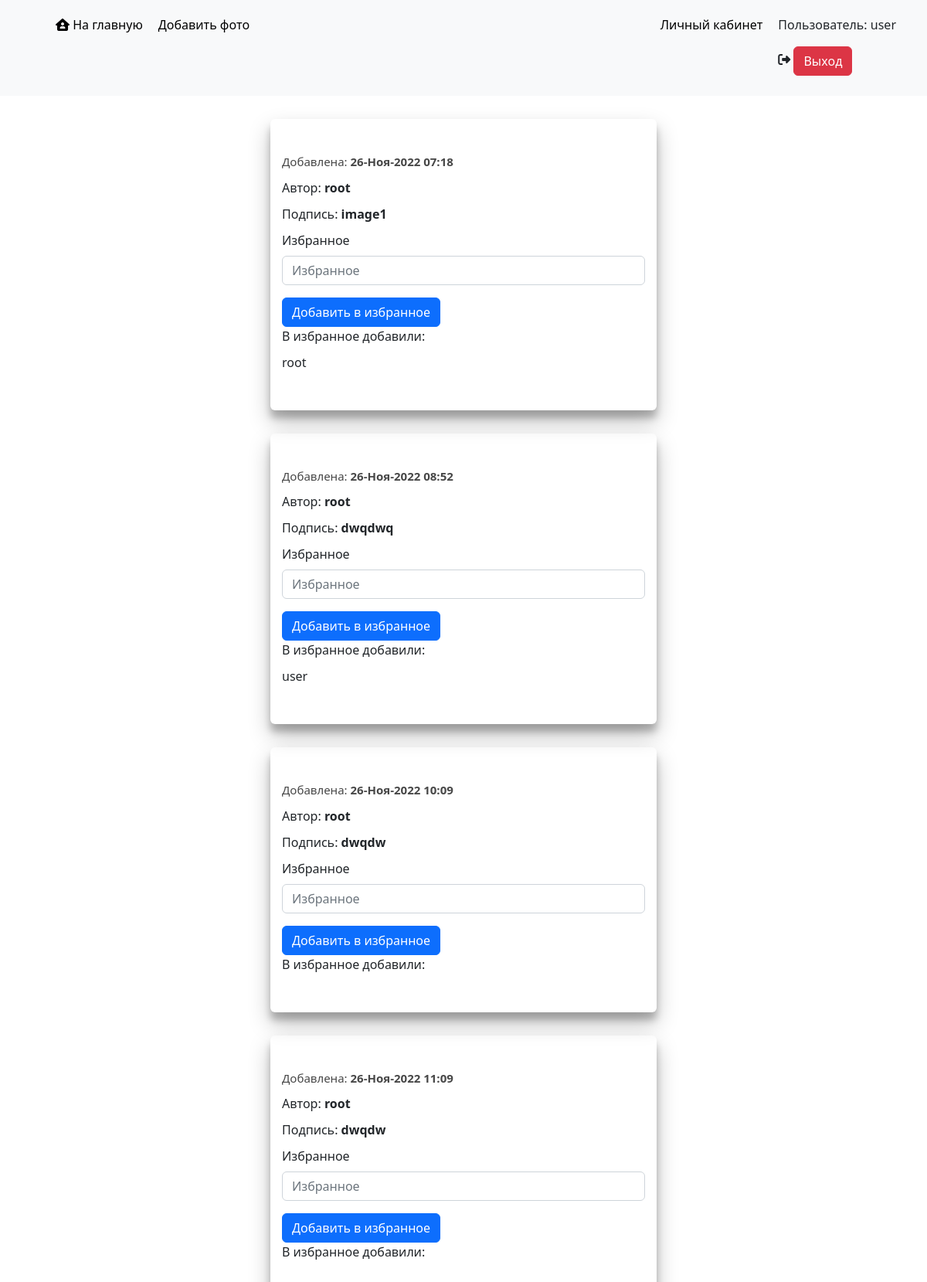
Screenshot of / (signed in) with the database file from the repository.
### webapp/models.py (models this page shows, shortened)
class Photo(models.Model):
    image = models.ImageField(verbose_name='Фото', upload_to='img', blank=False, null=False)
    signature = models.CharField(verbose_name='Подпись', max_length=1000, blank=False, null=False)
    created_at = models.DateTimeField(verbose_name="Время создания", auto_now_add=True)
    author = models.ForeignKey(
        get_user_model(), verbose_name='Автор', related_name='photos', on_delete=models.CASCADE, blank=False, null=False
    )
    users = models.ManyToManyField(through='webapp.Favourite', to=User, related_name='us_photos')

class Favourite(models.Model):
    user = models.ForeignKey(to=User, related_name='favorite', verbose_name='Пользователь', null=False,
                             on_delete=models.CASCADE)
    photo = models.ForeignKey(to=Photo, related_name='favourite_users', verbose_name='Избранное', null=False,
                              on_delete=models.CASCADE)
    note = models.CharField(max_length=50, verbose_name='Текстовая заметка', null=False, blank=True)
    class Meta:
        verbose_name = 'Избранное'
        verbose_name_plural = 'Избранные'

### webapp/views/base.py (the view)
# urls.py: path('', IndexView.as_view(), name='index'),
class IndexView(ListView):
    template_name = 'index.html'
    model = Photo
    def get_context_data(self, *, object_list=None, **kwargs):
        context = super().get_context_data(object_list=object_list, **kwargs)
        context['favourite_form'] = FavouriteForm()
        context['photos'] = Photo.objects.order_by('created_at')
        return context

### webapp/forms.py
class FavouriteForm(forms.Form):
    note = forms.CharField(max_length=50, required=True, label='Избранное')

### webapp/templates/index.html (shortened to what this page needs)
{% extends "base.html" %}
{% load bootstrap5 %}
{% load static %}
{% block photo_block %}
<div class="container">
    <div class="imgs_block">
        {% for p in photos %}
        <div class="img_item">
            <div class="content">
                <p class="created_date">Добавлена: <b>{{ p.created_at|date:"d-M-Y H:i" }}</b></p>
                <p>Автор: <b>{{ p.author }}</b></p>
                <p>Подпись: <b>{{ p.signature }}</b></p>
                <form action="{% url 'favourite' p.pk %}">
                    {% bootstrap_form favourite_form %}
                    {% bootstrap_button button_type='submit' content='Добавить в избранное' %}
                </form>
                <p>В избранное добавили:</p>
                {% for favourite in p.favourite_users.all %}
                <p>{{ favourite.user.username }}</p>
                {% endfor %}
            </div>
        </div>
        {% endfor %}
    </div>
</div>
{% endblock %}

### webapp/templates/base.html (shortened to what this page needs)
<!DOCTYPE html>
{% load static %}
{% load bootstrap5 %}
<html lang="en">
<head>
    <link rel="stylesheet" href="{% static 'css/style.css' %}">
    <link rel="stylesheet" href="https://cdnjs.cloudflare.com/ajax/libs/font-awesome/6.2.0/css/all.min.css"/>
    <link href="https://cdn.jsdelivr.net/npm/bootstrap@5.2.3/dist/css/bootstrap.min.css" rel="stylesheet"
>
</head>
<body>
<header class="navbar-expand-lg navbar-light bg-light">
    <div class="header_body">
        <ul>
            <div>
                <li><a href="{% url 'index' %}"><i class="fa-solid fa-house-user"></i> На главную</a></li>
                {% if user.is_authenticated %}
                <li><a href="{% url 'create' %}">Добавить фото</a></li>
                {% endif %}
            </div>
            <div>
                {% if user.is_authenticated %}
                <li><a href="{% url 'profile' user.pk %}">Личный кабинет</a></li>
                <li>
                    <p>Пользователь: {{ user.username }}</p>
                    <form action="{% url 'logout' %}" method="post">
                        <a>
                            <i class="fa-solid fa-right-from-bracket"></i> <input class="logout_btn btn btn-danger" type="submit"
                                                                                  value="Выход">
                        </a>
                    </form>
                </li>
                {% else %}
                <li><a class="login_btn" href="{% url 'login' %}"><i class="fa-solid fa-right-to-bracket"></i> Вход</a>
                </li>
                <li><a class="login_btn" href="{% url 'register' %}"><i class="fa-solid fa-user-plus"></i>
                    Регистрация</a>
                </li>
                {% endif %}
            </div>
        </ul>
    </div>
</header>
<div class="wrapper">
    <div class="photo_block">
        {% block photo_block %}
        {% endblock %}
    </div>
</div>
</body>
</html>

### webapp/static/css/style.css (style rules this page uses)
p { margin: 0; }
li { list-style-type: none; }
.wrapper { display: flex; flex-direction: column; align-items: center; margin: 30px 30px 50px 30px; }
.img_item { margin-bottom: 30px; }
.created_date { font-size: 15px; margin-bottom: 7px; color: #474747; }
header { padding: 20px 0px 10px 0px; }
.header_body { padding: 0px 30px; }
.header_body ul { display: flex; justify-content: space-between; }
.header_body ul div { display: flex; }
.header_body ul li { margin: 0px 10px; }
.header_body ul li a { color: #000000; text-decoration: none; }
.img_item { box-shadow: 0 14px 28px rgba(0,0,0,0.25), 0 10px 10px rgba(0,0,0,0.22); border-radius: 6px; padding-bottom: 20px; width: 500px; }
.img_item .content { padding: 20px 15px; }
.img_item .content p { margin-bottom: 10px; }

### rows the page displays
Photo: created_at "26-Ноя-2022 07:18", author "root", signature "image1", bootstrap_button "Добавить в избранное"
Favourite: user.username "root"
Photo: created_at "26-Ноя-2022 08:52", author "root", signature "dwqdwq", bootstrap_button "Добавить в избранное"
Favourite: user.username "user"
Photo: created_at "26-Ноя-2022 10:09", author "root", signature "dwqdw", bootstrap_button "Добавить в избранное"
Photo: created_at "26-Ноя-2022 11:09", author "root", signature "dwqdw", bootstrap_button "Добавить в избранное"

### other values shown
{{ user.username }} "user"
